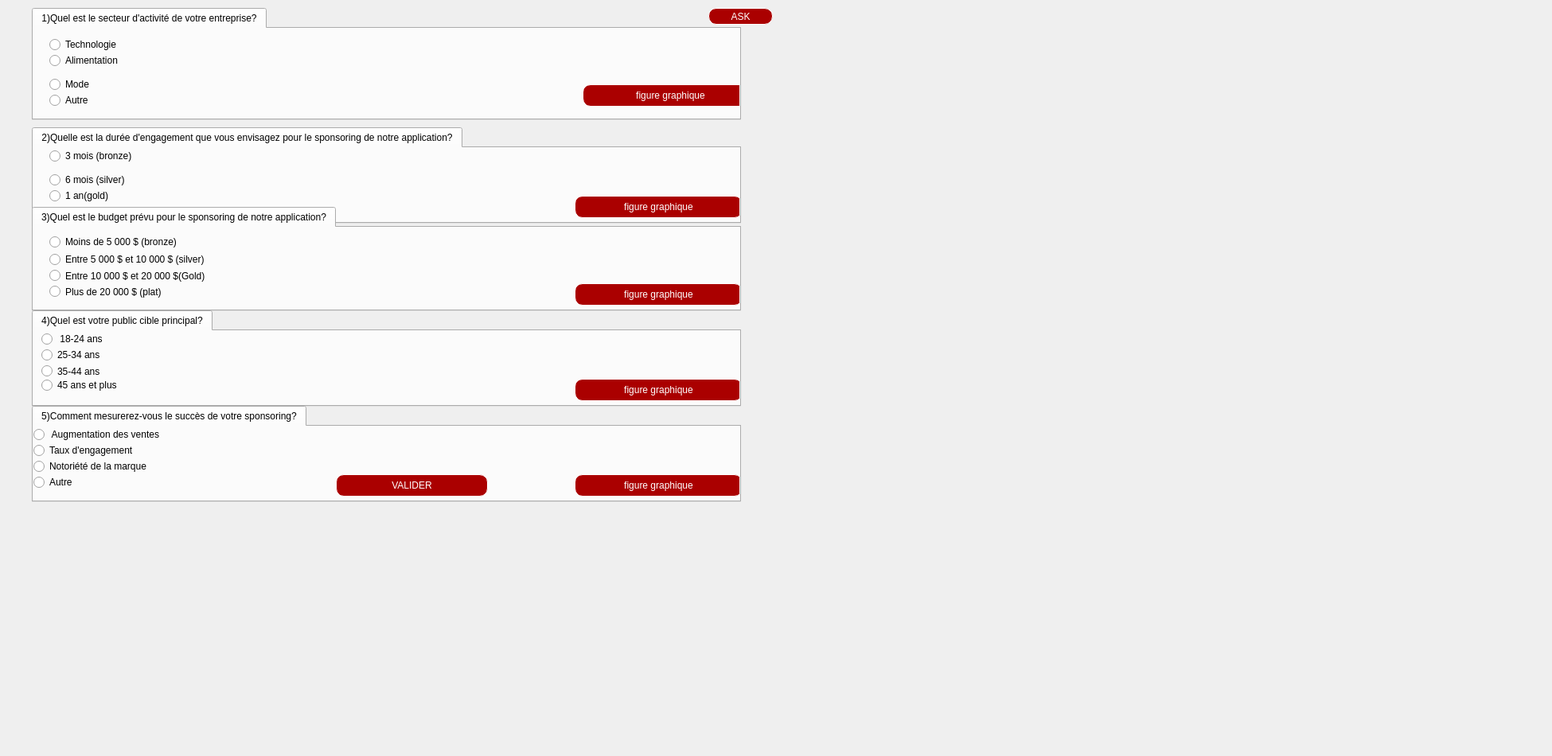
   <widget class="QWidget" name="tab_27">
    <attribute name="title">
     <string>QUESTIONAIRE</string>
    </attribute>
    <widget class="QLabel" name="label_47">
     <property name="geometry">
      <rect>
       <x>950</x>
       <y>330</y>
       <width>991</width>
       <height>611</height>
      </rect>
     </property>
     <property name="styleSheet">
      <string notr="true">image: url(:/new/prefix1/BackRouge.png);</string>
     </property>
     <property name="text">
      <string/>
     </property>
    </widget>
    <widget class="QTabWidget" name="tabWidget_12">
     <property name="enabled">
      <bool>true</bool>
     </property>
     <property name="geometry">
      <rect>
       <x>40</x>
       <y>10</y>
       <width>891</width>
       <height>141</height>
      </rect>
     </property>
     <property name="acceptDrops">
      <bool>false</bool>
     </property>
     <property name="autoFillBackground">
      <bool>false</bool>
     </property>
     <property name="currentIndex">
      <number>0</number>
     </property>
     <property name="documentMode">
      <bool>false</bool>
     </property>
     <widget class="QWidget" name="tab_28">
      <attribute name="title">
       <string>1)Quel est le secteur d'activité de votre entreprise?</string>
      </attribute>
      <widget class="QRadioButton" name="radioButton_2">
       <property name="geometry">
        <rect>
         <x>20</x>
         <y>30</y>
         <width>181</width>
         <height>20</height>
        </rect>
       </property>
       <property name="text">
        <string>Alimentation</string>
       </property>
       <property name="checkable">
        <bool>true</bool>
       </property>
       <property name="checked">
        <bool>false</bool>
       </property>
       <property name="autoRepeat">
        <bool>false</bool>
       </property>
      </widget>
      <widget class="QRadioButton" name="radioButton_3">
       <property name="geometry">
        <rect>
         <x>20</x>
         <y>10</y>
         <width>191</width>
         <height>20</height>
        </rect>
       </property>
       <property name="text">
        <string>Technologie</string>
       </property>
       <property name="checked">
        <bool>false</bool>
       </property>
       <property name="autoRepeat">
        <bool>true</bool>
       </property>
      </widget>
      <widget class="QRadioButton" name="radioButton_4">
       <property name="geometry">
        <rect>
         <x>20</x>
         <y>80</y>
         <width>181</width>
         <height>20</height>
        </rect>
       </property>
       <property name="text">
        <string>Autre</string>
       </property>
       <property name="checked">
        <bool>false</bool>
       </property>
       <property name="autoRepeat">
        <bool>true</bool>
       </property>
      </widget>
      <widget class="QRadioButton" name="radioButton">
       <property name="geometry">
        <rect>
         <x>20</x>
         <y>60</y>
         <width>181</width>
         <height>20</height>
        </rect>
       </property>
       <property name="text">
        <string>Mode</string>
       </property>
       <property name="checked">
        <bool>false</bool>
       </property>
       <property name="autoRepeat">
        <bool>true</bool>
       </property>
      </widget>
      <widget class="QPushButton" name="stats2">
       <property name="geometry">
        <rect>
         <x>690</x>
         <y>70</y>
         <width>221</width>
         <height>28</height>
        </rect>
       </property>
       <property name="styleSheet">
        <string notr="true">QPushButton{
background-color: rgb(170, 0, 0);
border :1px solid rgb(255, 255, 255);
border-radius :10px;
color: #FFF;
padding-left: 20px;
padding-right:20px;

}

QPushButton::hover{
	font: 81 10pt &quot;Rockwell Extra Bold&quot;;
color:white;
border-radius:15px;
background:#45a8ff;

}</string>
       </property>
       <property name="text">
        <string>figure graphique</string>
       </property>
      </widget>
     </widget>
    </widget>
    <widget class="QTabWidget" name="tabWidget_13">
     <property name="enabled">
      <bool>true</bool>
     </property>
     <property name="geometry">
      <rect>
       <x>40</x>
       <y>160</y>
       <width>891</width>
       <height>121</height>
      </rect>
     </property>
     <property name="acceptDrops">
      <bool>false</bool>
     </property>
     <property name="autoFillBackground">
      <bool>false</bool>
     </property>
     <property name="currentIndex">
      <number>0</number>
     </property>
     <property name="documentMode">
      <bool>false</bool>
     </property>
     <widget class="QWidget" name="tab_29">
      <attribute name="title">
       <string>2)Quelle est la durée d'engagement que vous envisagez pour le sponsoring de notre application?</string>
      </attribute>
      <widget class="QRadioButton" name="radioButton_6">
       <property name="geometry">
        <rect>
         <x>20</x>
         <y>30</y>
         <width>181</width>
         <height>20</height>
        </rect>
       </property>
       <property name="text">
        <string>6 mois (silver)</string>
       </property>
      </widget>
      <widget class="QRadioButton" name="radioButton_5">
       <property name="geometry">
        <rect>
         <x>20</x>
         <y>0</y>
         <width>191</width>
         <height>20</height>
        </rect>
       </property>
       <property name="text">
        <string>3 mois (bronze)</string>
       </property>
      </widget>
      <widget class="QRadioButton" name="radioButton_7">
       <property name="geometry">
        <rect>
         <x>20</x>
         <y>50</y>
         <width>181</width>
         <height>20</height>
        </rect>
       </property>
       <property name="text">
        <string>1 an(gold)</string>
       </property>
      </widget>
      <widget class="QPushButton" name="stats2_2">
       <property name="geometry">
        <rect>
         <x>680</x>
         <y>60</y>
         <width>211</width>
         <height>28</height>
        </rect>
       </property>
       <property name="styleSheet">
        <string notr="true">QPushButton{
background-color: rgb(170, 0, 0);
border :1px solid rgb(255, 255, 255);
border-radius :10px;
color: #FFF;
padding-left: 20px;
padding-right:20px;

}

QPushButton::hover{
	font: 81 10pt &quot;Rockwell Extra Bold&quot;;
color:white;
border-radius:15px;
background:#45a8ff;

}</string>
       </property>
       <property name="text">
        <string>figure graphique</string>
       </property>
      </widget>
     </widget>
    </widget>
    <widget class="QTabWidget" name="tabWidget_14">
     <property name="enabled">
      <bool>true</bool>
     </property>
     <property name="geometry">
      <rect>
       <x>40</x>
       <y>260</y>
       <width>891</width>
       <height>131</height>
      </rect>
     </property>
     <property name="acceptDrops">
      <bool>false</bool>
     </property>
     <property name="autoFillBackground">
      <bool>false</bool>
     </property>
     <property name="currentIndex">
      <number>0</number>
     </property>
     <property name="documentMode">
      <bool>false</bool>
     </property>
     <widget class="QWidget" name="tab_30">
      <attribute name="title">
       <string>3)Quel est le budget prévu pour le sponsoring de notre application?</string>
      </attribute>
      <widget class="QRadioButton" name="radioButton_11">
       <property name="geometry">
        <rect>
         <x>20</x>
         <y>70</y>
         <width>291</width>
         <height>21</height>
        </rect>
       </property>
       <property name="text">
        <string>Plus de 20 000 $ (plat)</string>
       </property>
      </widget>
      <widget class="QRadioButton" name="radioButton_9">
       <property name="geometry">
        <rect>
         <x>20</x>
         <y>50</y>
         <width>291</width>
         <height>21</height>
        </rect>
       </property>
       <property name="text">
        <string>Entre 10 000 $ et 20 000 $(Gold)</string>
       </property>
      </widget>
      <widget class="QRadioButton" name="radioButton_10">
       <property name="geometry">
        <rect>
         <x>20</x>
         <y>30</y>
         <width>281</width>
         <height>20</height>
        </rect>
       </property>
       <property name="text">
        <string>Entre 5 000 $ et 10 000 $ (silver)</string>
       </property>
      </widget>
      <widget class="QRadioButton" name="radioButton_12">
       <property name="geometry">
        <rect>
         <x>20</x>
         <y>10</y>
         <width>251</width>
         <height>16</height>
        </rect>
       </property>
       <property name="text">
        <string>Moins de 5 000 $ (bronze)</string>
       </property>
      </widget>
      <widget class="QPushButton" name="stats2_3">
       <property name="geometry">
        <rect>
         <x>680</x>
         <y>70</y>
         <width>211</width>
         <height>28</height>
        </rect>
       </property>
       <property name="styleSheet">
        <string notr="true">QPushButton{
background-color: rgb(170, 0, 0);
border :1px solid rgb(255, 255, 255);
border-radius :10px;
color: #FFF;
padding-left: 20px;
padding-right:20px;

}

QPushButton::hover{
	font: 81 10pt &quot;Rockwell Extra Bold&quot;;
color:white;
border-radius:15px;
background:#45a8ff;

}</string>
       </property>
       <property name="text">
        <string>figure graphique</string>
       </property>
      </widget>
     </widget>
    </widget>
    <widget class="QTabWidget" name="tabWidget_15">
     <property name="enabled">
      <bool>true</bool>
     </property>
     <property name="geometry">
      <rect>
       <x>40</x>
       <y>390</y>
       <width>891</width>
       <height>121</height>
      </rect>
     </property>
     <property name="acceptDrops">
      <bool>false</bool>
     </property>
     <property name="autoFillBackground">
      <bool>false</bool>
     </property>
     <property name="currentIndex">
      <number>0</number>
     </property>
     <property name="documentMode">
      <bool>false</bool>
     </property>
     <widget class="QWidget" name="tab_31">
      <attribute name="title">
       <string>4)Quel est votre public cible principal?</string>
      </attribute>
      <widget class="QRadioButton" name="radioButton_23">
       <property name="geometry">
        <rect>
         <x>10</x>
         <y>0</y>
         <width>271</width>
         <height>20</height>
        </rect>
       </property>
       <property name="text">
        <string> 18-24 ans</string>
       </property>
      </widget>
      <widget class="QRadioButton" name="radioButton_20">
       <property name="geometry">
        <rect>
         <x>10</x>
         <y>40</y>
         <width>291</width>
         <height>21</height>
        </rect>
       </property>
       <property name="text">
        <string>35-44 ans</string>
       </property>
      </widget>
      <widget class="QRadioButton" name="radioButton_21">
       <property name="geometry">
        <rect>
         <x>10</x>
         <y>20</y>
         <width>281</width>
         <height>20</height>
        </rect>
       </property>
       <property name="text">
        <string>25-34 ans</string>
       </property>
      </widget>
      <widget class="QRadioButton" name="radioButton_22">
       <property name="geometry">
        <rect>
         <x>10</x>
         <y>60</y>
         <width>291</width>
         <height>16</height>
        </rect>
       </property>
       <property name="text">
        <string>45 ans et plus</string>
       </property>
      </widget>
      <widget class="QPushButton" name="stats2_4">
       <property name="geometry">
        <rect>
         <x>680</x>
         <y>60</y>
         <width>211</width>
         <height>28</height>
        </rect>
       </property>
       <property name="styleSheet">
        <string notr="true">QPushButton{
background-color: rgb(170, 0, 0);
border :1px solid rgb(255, 255, 255);
border-radius :10px;
color: #FFF;
padding-left: 20px;
padding-right:20px;

}

QPushButton::hover{
	font: 81 10pt &quot;Rockwell Extra Bold&quot;;
color:white;
border-radius:15px;
background:#45a8ff;

}</string>
       </property>
       <property name="text">
        <string>figure graphique</string>
       </property>
      </widget>
     </widget>
    </widget>
    <widget class="QTabWidget" name="tabWidget_16">
     <property name="enabled">
      <bool>true</bool>
     </property>
     <property name="geometry">
      <rect>
       <x>40</x>
       <y>510</y>
       <width>891</width>
       <height>121</height>
      </rect>
     </property>
     <property name="acceptDrops">
      <bool>false</bool>
     </property>
     <property name="autoFillBackground">
      <bool>false</bool>
     </property>
     <property name="currentIndex">
      <number>0</number>
     </property>
     <property name="documentMode">
      <bool>false</bool>
     </property>
     <widget class="QWidget" name="tab_32">
      <attribute name="title">
       <string>5)Comment mesurerez-vous le succès de votre sponsoring?</string>
      </attribute>
      <widget class="QRadioButton" name="radioButton_24">
       <property name="geometry">
        <rect>
         <x>0</x>
         <y>0</y>
         <width>271</width>
         <height>20</height>
        </rect>
       </property>
       <property name="text">
        <string> Augmentation des ventes</string>
       </property>
      </widget>
      <widget class="QRadioButton" name="radioButton_25">
       <property name="geometry">
        <rect>
         <x>0</x>
         <y>40</y>
         <width>271</width>
         <height>20</height>
        </rect>
       </property>
       <property name="text">
        <string>Notoriété de la marque</string>
       </property>
      </widget>
      <widget class="QRadioButton" name="radioButton_26">
       <property name="geometry">
        <rect>
         <x>0</x>
         <y>20</y>
         <width>271</width>
         <height>20</height>
        </rect>
       </property>
       <property name="text">
        <string>Taux d'engagement</string>
       </property>
      </widget>
      <widget class="QRadioButton" name="radioButton_27">
       <property name="geometry">
        <rect>
         <x>0</x>
         <y>60</y>
         <width>81</width>
         <height>20</height>
        </rect>
       </property>
       <property name="text">
        <string>Autre</string>
       </property>
      </widget>
      <widget class="QPushButton" name="ok">
       <property name="geometry">
        <rect>
         <x>380</x>
         <y>60</y>
         <width>191</width>
         <height>28</height>
        </rect>
       </property>
       <property name="styleSheet">
        <string notr="true">QPushButton{
background-color: rgb(170, 0, 0);
border :1px solid rgb(255, 255, 255);
border-radius :10px;
color: #FFF;
padding-left: 20px;
padding-right:20px;

}

QPushButton::hover{
	font: 81 10pt &quot;Rockwell Extra Bold&quot;;
color:white;
border-radius:15px;
background:#45a8ff;

}</string>
       </property>
       <property name="text">
        <string>VALIDER</string>
       </property>
      </widget>
      <widget class="QPushButton" name="stats2_5">
       <property name="geometry">
        <rect>
         <x>680</x>
         <y>60</y>
         <width>211</width>
         <height>28</height>
        </rect>
       </property>
       <property name="styleSheet">
        <string notr="true">QPushButton{
background-color: rgb(170, 0, 0);
border :1px solid rgb(255, 255, 255);
border-radius :10px;
color: #FFF;
padding-left: 20px;
padding-right:20px;

}

QPushButton::hover{
	font: 81 10pt &quot;Rockwell Extra Bold&quot;;
color:white;
border-radius:15px;
background:#45a8ff;

}</string>
       </property>
       <property name="text">
        <string>figure graphique</string>
       </property>
      </widget>
     </widget>
    </widget>
    <widget class="QPushButton" name="reset_2">
     <property name="geometry">
      <rect>
       <x>890</x>
       <y>10</y>
       <width>81</width>
       <height>21</height>
      </rect>
     </property>
     <property name="styleSheet">
      <string notr="true">QPushButton{
background-color: rgb(170, 0, 0);
border :1px solid rgb(255, 255, 255);
border-radius :10px;
color: #FFF;
padding-left: 20px;
padding-right:20px;

}

QPushButton::hover{
	font: 81 10pt &quot;Rockwell Extra Bold&quot;;
color:white;
border-radius:15px;
background:#45a8ff;

}</string>
     </property>
     <property name="text">
      <string>ASK</string>
     </property>
    </widget>
   </widget>
